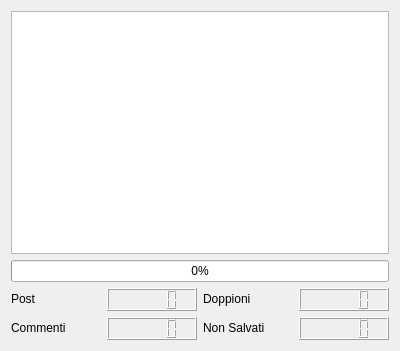
<?xml version="1.0" encoding="UTF-8"?>
<ui version="4.0">
 <class>real_time</class>
 <widget class="QWidget" name="real_time">
  <property name="geometry">
   <rect>
    <x>0</x>
    <y>0</y>
    <width>400</width>
    <height>351</height>
   </rect>
  </property>
  <property name="minimumSize">
   <size>
    <width>400</width>
    <height>300</height>
   </size>
  </property>
  <property name="windowTitle">
   <string>Form</string>
  </property>
  <layout class="QVBoxLayout" name="verticalLayout_4">
   <item>
    <layout class="QVBoxLayout" name="verticalLayout_3">
     <item>
      <widget class="QTextBrowser" name="textBrowser"/>
     </item>
     <item>
      <widget class="QProgressBar" name="progressBar">
       <property name="value">
        <number>0</number>
       </property>
      </widget>
     </item>
     <item>
      <layout class="QHBoxLayout" name="horizontalLayout_5">
       <item>
        <layout class="QVBoxLayout" name="verticalLayout">
         <item>
          <layout class="QHBoxLayout" name="horizontalLayout_3">
           <item>
            <widget class="QLabel" name="label">
             <property name="sizePolicy">
              <sizepolicy hsizetype="Minimum" vsizetype="Fixed">
               <horstretch>0</horstretch>
               <verstretch>0</verstretch>
              </sizepolicy>
             </property>
             <property name="text">
              <string>Post</string>
             </property>
            </widget>
           </item>
           <item>
            <widget class="QLCDNumber" name="numPost">
             <property name="sizePolicy">
              <sizepolicy hsizetype="Minimum" vsizetype="Fixed">
               <horstretch>0</horstretch>
               <verstretch>0</verstretch>
              </sizepolicy>
             </property>
             <property name="minimumSize">
              <size>
               <width>5</width>
               <height>20</height>
              </size>
             </property>
            </widget>
           </item>
          </layout>
         </item>
         <item>
          <layout class="QHBoxLayout" name="horizontalLayout_4">
           <item>
            <widget class="QLabel" name="label_2">
             <property name="sizePolicy">
              <sizepolicy hsizetype="Minimum" vsizetype="Fixed">
               <horstretch>0</horstretch>
               <verstretch>0</verstretch>
              </sizepolicy>
             </property>
             <property name="text">
              <string>Commenti</string>
             </property>
            </widget>
           </item>
           <item>
            <widget class="QLCDNumber" name="numComm">
             <property name="sizePolicy">
              <sizepolicy hsizetype="Minimum" vsizetype="Fixed">
               <horstretch>0</horstretch>
               <verstretch>0</verstretch>
              </sizepolicy>
             </property>
             <property name="minimumSize">
              <size>
               <width>5</width>
               <height>20</height>
              </size>
             </property>
            </widget>
           </item>
          </layout>
         </item>
        </layout>
       </item>
       <item>
        <layout class="QVBoxLayout" name="verticalLayout_2">
         <item>
          <layout class="QHBoxLayout" name="horizontalLayout">
           <item>
            <widget class="QLabel" name="label_3">
             <property name="sizePolicy">
              <sizepolicy hsizetype="Minimum" vsizetype="Fixed">
               <horstretch>0</horstretch>
               <verstretch>0</verstretch>
              </sizepolicy>
             </property>
             <property name="text">
              <string>Doppioni</string>
             </property>
            </widget>
           </item>
           <item>
            <widget class="QLCDNumber" name="numDopp">
             <property name="sizePolicy">
              <sizepolicy hsizetype="Minimum" vsizetype="Fixed">
               <horstretch>0</horstretch>
               <verstretch>0</verstretch>
              </sizepolicy>
             </property>
             <property name="minimumSize">
              <size>
               <width>5</width>
               <height>20</height>
              </size>
             </property>
            </widget>
           </item>
          </layout>
         </item>
         <item>
          <layout class="QHBoxLayout" name="horizontalLayout_2">
           <item>
            <widget class="QLabel" name="label_4">
             <property name="sizePolicy">
              <sizepolicy hsizetype="Minimum" vsizetype="Fixed">
               <horstretch>0</horstretch>
               <verstretch>0</verstretch>
              </sizepolicy>
             </property>
             <property name="text">
              <string>Non Salvati</string>
             </property>
            </widget>
           </item>
           <item>
            <widget class="QLCDNumber" name="nonSalv">
             <property name="sizePolicy">
              <sizepolicy hsizetype="Minimum" vsizetype="Fixed">
               <horstretch>0</horstretch>
               <verstretch>0</verstretch>
              </sizepolicy>
             </property>
             <property name="minimumSize">
              <size>
               <width>5</width>
               <height>20</height>
              </size>
             </property>
            </widget>
           </item>
          </layout>
         </item>
        </layout>
       </item>
      </layout>
     </item>
    </layout>
   </item>
  </layout>
 </widget>
 <resources/>
 <connections/>
</ui>
